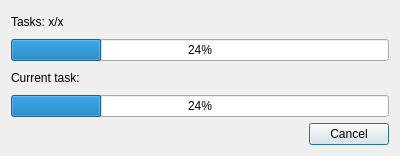
<?xml version="1.0" encoding="UTF-8"?>
<ui version="4.0">
 <class>DoubleProgressBar</class>
 <widget class="QDialog" name="DoubleProgressBar">
  <property name="geometry">
   <rect>
    <x>0</x>
    <y>0</y>
    <width>400</width>
    <height>156</height>
   </rect>
  </property>
  <property name="windowTitle">
   <string>Dialog</string>
  </property>
  <layout class="QVBoxLayout" name="verticalLayout">
   <item>
    <widget class="QLabel" name="totalTasksLabel">
     <property name="text">
      <string>Tasks: x/x</string>
     </property>
    </widget>
   </item>
   <item>
    <widget class="QProgressBar" name="totalTasksBar">
     <property name="value">
      <number>24</number>
     </property>
    </widget>
   </item>
   <item>
    <widget class="QLabel" name="currentTaskLabel">
     <property name="text">
      <string>Current task: </string>
     </property>
    </widget>
   </item>
   <item>
    <widget class="QProgressBar" name="currentTaskBar">
     <property name="value">
      <number>24</number>
     </property>
     <property name="invertedAppearance">
      <bool>false</bool>
     </property>
    </widget>
   </item>
   <item>
    <layout class="QHBoxLayout" name="horizontalLayout">
     <item>
      <spacer name="horizontalSpacer">
       <property name="orientation">
        <enum>Qt::Horizontal</enum>
       </property>
       <property name="sizeHint" stdset="0">
        <size>
         <width>40</width>
         <height>20</height>
        </size>
       </property>
      </spacer>
     </item>
     <item>
      <widget class="QPushButton" name="cancel">
       <property name="text">
        <string>Cancel</string>
       </property>
      </widget>
     </item>
    </layout>
   </item>
  </layout>
 </widget>
 <resources/>
 <connections/>
</ui>
